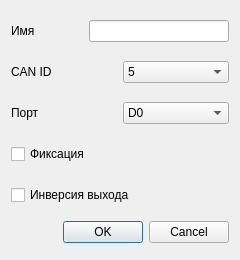
<?xml version="1.0" encoding="UTF-8"?>
<ui version="4.0">
 <class>ButtonSetup</class>
 <widget class="QDialog" name="ButtonSetup">
  <property name="geometry">
   <rect>
    <x>0</x>
    <y>0</y>
    <width>240</width>
    <height>260</height>
   </rect>
  </property>
  <property name="minimumSize">
   <size>
    <width>240</width>
    <height>260</height>
   </size>
  </property>
  <property name="maximumSize">
   <size>
    <width>240</width>
    <height>260</height>
   </size>
  </property>
  <property name="windowTitle">
   <string>Dialog</string>
  </property>
  <layout class="QVBoxLayout" name="verticalLayout">
   <item>
    <layout class="QHBoxLayout" name="horizontalLayout">
     <item>
      <widget class="QLabel" name="label">
       <property name="minimumSize">
        <size>
         <width>0</width>
         <height>30</height>
        </size>
       </property>
       <property name="maximumSize">
        <size>
         <width>16777215</width>
         <height>30</height>
        </size>
       </property>
       <property name="text">
        <string>Имя</string>
       </property>
      </widget>
     </item>
     <item>
      <widget class="QLineEdit" name="name">
       <property name="minimumSize">
        <size>
         <width>140</width>
         <height>0</height>
        </size>
       </property>
       <property name="maximumSize">
        <size>
         <width>140</width>
         <height>16777215</height>
        </size>
       </property>
      </widget>
     </item>
    </layout>
   </item>
   <item>
    <layout class="QHBoxLayout" name="horizontalLayout_3">
     <item>
      <widget class="QLabel" name="label_3">
       <property name="minimumSize">
        <size>
         <width>0</width>
         <height>30</height>
        </size>
       </property>
       <property name="maximumSize">
        <size>
         <width>16777215</width>
         <height>30</height>
        </size>
       </property>
       <property name="text">
        <string>CAN ID</string>
       </property>
      </widget>
     </item>
     <item>
      <widget class="QComboBox" name="canID">
       <item>
        <property name="text">
         <string>5</string>
        </property>
       </item>
       <item>
        <property name="text">
         <string>4</string>
        </property>
       </item>
      </widget>
     </item>
    </layout>
   </item>
   <item>
    <layout class="QHBoxLayout" name="horizontalLayout_2">
     <item>
      <widget class="QLabel" name="label_2">
       <property name="minimumSize">
        <size>
         <width>0</width>
         <height>30</height>
        </size>
       </property>
       <property name="maximumSize">
        <size>
         <width>16777215</width>
         <height>30</height>
        </size>
       </property>
       <property name="text">
        <string>Порт</string>
       </property>
      </widget>
     </item>
     <item>
      <widget class="QComboBox" name="output">
       <item>
        <property name="text">
         <string>D0</string>
        </property>
       </item>
       <item>
        <property name="text">
         <string>D1</string>
        </property>
       </item>
       <item>
        <property name="text">
         <string>D2</string>
        </property>
       </item>
       <item>
        <property name="text">
         <string>D3</string>
        </property>
       </item>
       <item>
        <property name="text">
         <string>D4</string>
        </property>
       </item>
       <item>
        <property name="text">
         <string>D5</string>
        </property>
       </item>
       <item>
        <property name="text">
         <string>D6</string>
        </property>
       </item>
       <item>
        <property name="text">
         <string>D7</string>
        </property>
       </item>
       <item>
        <property name="text">
         <string>D8</string>
        </property>
       </item>
       <item>
        <property name="text">
         <string>D9</string>
        </property>
       </item>
       <item>
        <property name="text">
         <string>D10</string>
        </property>
       </item>
       <item>
        <property name="text">
         <string>D11</string>
        </property>
       </item>
       <item>
        <property name="text">
         <string>D12</string>
        </property>
       </item>
       <item>
        <property name="text">
         <string>D13</string>
        </property>
       </item>
       <item>
        <property name="text">
         <string>D14</string>
        </property>
       </item>
       <item>
        <property name="text">
         <string>D15</string>
        </property>
       </item>
      </widget>
     </item>
    </layout>
   </item>
   <item>
    <widget class="QCheckBox" name="fixation">
     <property name="minimumSize">
      <size>
       <width>0</width>
       <height>30</height>
      </size>
     </property>
     <property name="maximumSize">
      <size>
       <width>16777215</width>
       <height>30</height>
      </size>
     </property>
     <property name="text">
      <string>Фиксация</string>
     </property>
    </widget>
   </item>
   <item>
    <widget class="QCheckBox" name="inverse">
     <property name="minimumSize">
      <size>
       <width>0</width>
       <height>30</height>
      </size>
     </property>
     <property name="maximumSize">
      <size>
       <width>16777215</width>
       <height>30</height>
      </size>
     </property>
     <property name="text">
      <string>Инверсия выхода</string>
     </property>
    </widget>
   </item>
   <item>
    <widget class="QDialogButtonBox" name="buttonBox">
     <property name="orientation">
      <enum>Qt::Horizontal</enum>
     </property>
     <property name="standardButtons">
      <set>QDialogButtonBox::Cancel|QDialogButtonBox::Ok</set>
     </property>
    </widget>
   </item>
  </layout>
 </widget>
 <resources/>
 <connections>
  <connection>
   <sender>buttonBox</sender>
   <signal>accepted()</signal>
   <receiver>ButtonSetup</receiver>
   <slot>accept()</slot>
   <hints>
    <hint type="sourcelabel">
     <x>248</x>
     <y>254</y>
    </hint>
    <hint type="destinationlabel">
     <x>157</x>
     <y>274</y>
    </hint>
   </hints>
  </connection>
  <connection>
   <sender>buttonBox</sender>
   <signal>rejected()</signal>
   <receiver>ButtonSetup</receiver>
   <slot>reject()</slot>
   <hints>
    <hint type="sourcelabel">
     <x>316</x>
     <y>260</y>
    </hint>
    <hint type="destinationlabel">
     <x>286</x>
     <y>274</y>
    </hint>
   </hints>
  </connection>
 </connections>
</ui>
